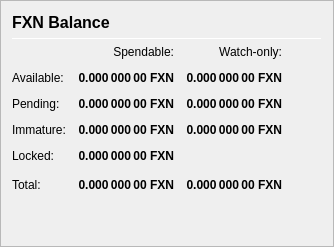
                   <widget class="QFrame" name="frame_Balances">
                    <property name="frameShape">
                     <enum>QFrame::StyledPanel</enum>
                    </property>
                    <property name="frameShadow">
                     <enum>QFrame::Raised</enum>
                    </property>
                    <layout class="QVBoxLayout" name="verticalLayout_4">
                     <item>
                      <layout class="QHBoxLayout" name="horizontalLayout_4">
                       <item>
                        <widget class="QLabel" name="label_5">
                         <property name="minimumSize">
                          <size>
                           <width>0</width>
                           <height>20</height>
                          </size>
                         </property>
                         <property name="font">
                          <font>
                           <pointsize>12</pointsize>
                           <weight>75</weight>
                           <bold>true</bold>
                          </font>
                         </property>
                         <property name="text">
                          <string>FXN Balance</string>
                         </property>
                        </widget>
                       </item>
                       <item>
                        <spacer name="horizontalSpacer_3">
                         <property name="orientation">
                          <enum>Qt::Horizontal</enum>
                         </property>
                         <property name="sizeHint" stdset="0">
                          <size>
                           <width>40</width>
                           <height>20</height>
                          </size>
                         </property>
                        </spacer>
                       </item>
                      </layout>
                     </item>
                     <item>
                      <widget class="Line" name="line_Balance">
                       <property name="minimumSize">
                        <size>
                         <width>0</width>
                         <height>1</height>
                        </size>
                       </property>
                       <property name="maximumSize">
                        <size>
                         <width>16777215</width>
                         <height>1</height>
                        </size>
                       </property>
                       <property name="orientation">
                        <enum>Qt::Horizontal</enum>
                       </property>
                      </widget>
                     </item>
                     <item>
                      <layout class="QGridLayout" name="gridLayout">
                       <property name="spacing">
                        <number>12</number>
                       </property>
                       <item row="0" column="1">
                        <widget class="QLabel" name="labelSpendable">
                         <property name="text">
                          <string>Spendable:</string>
                         </property>
                         <property name="alignment">
                          <set>Qt::AlignRight|Qt::AlignTrailing|Qt::AlignVCenter</set>
                         </property>
                        </widget>
                       </item>
                       <item row="0" column="2">
                        <widget class="QLabel" name="labelWatchonly">
                         <property name="text">
                          <string>Watch-only:</string>
                         </property>
                         <property name="alignment">
                          <set>Qt::AlignRight|Qt::AlignTrailing|Qt::AlignVCenter</set>
                         </property>
                        </widget>
                       </item>
                       <item row="1" column="0">
                        <widget class="QLabel" name="labelBalanceText">
                         <property name="text">
                          <string>Available:</string>
                         </property>
                        </widget>
                       </item>
                       <item row="1" column="1">
                        <widget class="QLabel" name="labelBalance">
                         <property name="font">
                          <font>
                           <weight>75</weight>
                           <bold>true</bold>
                          </font>
                         </property>
                         <property name="cursor">
                          <cursorShape>IBeamCursor</cursorShape>
                         </property>
                         <property name="toolTip">
                          <string>Your current spendable balance</string>
                         </property>
                         <property name="text">
                          <string notr="true">0.000 000 00 FXN</string>
                         </property>
                         <property name="alignment">
                          <set>Qt::AlignRight|Qt::AlignTrailing|Qt::AlignVCenter</set>
                         </property>
                         <property name="textInteractionFlags">
                          <set>Qt::LinksAccessibleByMouse|Qt::TextSelectableByKeyboard|Qt::TextSelectableByMouse</set>
                         </property>
                        </widget>
                       </item>
                       <item row="1" column="2">
                        <widget class="QLabel" name="labelWatchAvailable">
                         <property name="font">
                          <font>
                           <weight>75</weight>
                           <bold>true</bold>
                          </font>
                         </property>
                         <property name="cursor">
                          <cursorShape>IBeamCursor</cursorShape>
                         </property>
                         <property name="toolTip">
                          <string>Your current balance in watch-only addresses</string>
                         </property>
                         <property name="text">
                          <string notr="true">0.000 000 00 FXN</string>
                         </property>
                         <property name="alignment">
                          <set>Qt::AlignRight|Qt::AlignTrailing|Qt::AlignVCenter</set>
                         </property>
                         <property name="textInteractionFlags">
                          <set>Qt::LinksAccessibleByMouse|Qt::TextSelectableByKeyboard|Qt::TextSelectableByMouse</set>
                         </property>
                        </widget>
                       </item>
                       <item row="2" column="0">
                        <widget class="QLabel" name="labelPendingText">
                         <property name="text">
                          <string>Pending:</string>
                         </property>
                        </widget>
                       </item>
                       <item row="2" column="1">
                        <widget class="QLabel" name="labelUnconfirmed">
                         <property name="font">
                          <font>
                           <weight>75</weight>
                           <bold>true</bold>
                          </font>
                         </property>
                         <property name="cursor">
                          <cursorShape>IBeamCursor</cursorShape>
                         </property>
                         <property name="toolTip">
                          <string>Total of transactions that have yet to be confirmed, and do not yet count toward the spendable balance</string>
                         </property>
                         <property name="text">
                          <string notr="true">0.000 000 00 FXN</string>
                         </property>
                         <property name="alignment">
                          <set>Qt::AlignRight|Qt::AlignTrailing|Qt::AlignVCenter</set>
                         </property>
                         <property name="textInteractionFlags">
                          <set>Qt::LinksAccessibleByMouse|Qt::TextSelectableByKeyboard|Qt::TextSelectableByMouse</set>
                         </property>
                        </widget>
                       </item>
                       <item row="2" column="2">
                        <widget class="QLabel" name="labelWatchPending">
                         <property name="font">
                          <font>
                           <weight>75</weight>
                           <bold>true</bold>
                          </font>
                         </property>
                         <property name="cursor">
                          <cursorShape>IBeamCursor</cursorShape>
                         </property>
                         <property name="toolTip">
                          <string>Unconfirmed transactions to watch-only addresses</string>
                         </property>
                         <property name="text">
                          <string notr="true">0.000 000 00 FXN</string>
                         </property>
                         <property name="alignment">
                          <set>Qt::AlignRight|Qt::AlignTrailing|Qt::AlignVCenter</set>
                         </property>
                         <property name="textInteractionFlags">
                          <set>Qt::LinksAccessibleByMouse|Qt::TextSelectableByKeyboard|Qt::TextSelectableByMouse</set>
                         </property>
                        </widget>
                       </item>
                       <item row="3" column="0">
                        <widget class="QLabel" name="labelImmatureText">
                         <property name="text">
                          <string>Immature:</string>
                         </property>
                        </widget>
                       </item>
                       <item row="3" column="1">
                        <widget class="QLabel" name="labelImmature">
                         <property name="font">
                          <font>
                           <weight>75</weight>
                           <bold>true</bold>
                          </font>
                         </property>
                         <property name="cursor">
                          <cursorShape>IBeamCursor</cursorShape>
                         </property>
                         <property name="toolTip">
                          <string>Staked or masternode rewards that has not yet matured</string>
                         </property>
                         <property name="text">
                          <string notr="true">0.000 000 00 FXN</string>
                         </property>
                         <property name="alignment">
                          <set>Qt::AlignRight|Qt::AlignTrailing|Qt::AlignVCenter</set>
                         </property>
                         <property name="textInteractionFlags">
                          <set>Qt::LinksAccessibleByMouse|Qt::TextSelectableByKeyboard|Qt::TextSelectableByMouse</set>
                         </property>
                        </widget>
                       </item>
                       <item row="3" column="2">
                        <widget class="QLabel" name="labelWatchImmature">
                         <property name="font">
                          <font>
                           <weight>75</weight>
                           <bold>true</bold>
                          </font>
                         </property>
                         <property name="cursor">
                          <cursorShape>IBeamCursor</cursorShape>
                         </property>
                         <property name="toolTip">
                          <string>Staked or masternode rewards in watch-only addresses that has not yet matured</string>
                         </property>
                         <property name="text">
                          <string notr="true">0.000 000 00 FXN</string>
                         </property>
                         <property name="alignment">
                          <set>Qt::AlignRight|Qt::AlignTrailing|Qt::AlignVCenter</set>
                         </property>
                         <property name="textInteractionFlags">
                          <set>Qt::LinksAccessibleByMouse|Qt::TextSelectableByKeyboard|Qt::TextSelectableByMouse</set>
                         </property>
                        </widget>
                       </item>
                       <item row="4" column="0">
                        <widget class="QLabel" name="labelLockedBalanceText">
                         <property name="toolTip">
                          <string>Locked FXN or Masternode collaterals. These are excluded from zFXN minting.</string>
                         </property>
                         <property name="text">
                          <string>Locked:</string>
                         </property>
                        </widget>
                       </item>
                       <item row="4" column="1">
                        <widget class="QLabel" name="labelLockedBalance">
                         <property name="font">
                          <font>
                           <weight>75</weight>
                           <bold>true</bold>
                          </font>
                         </property>
                         <property name="cursor">
                          <cursorShape>IBeamCursor</cursorShape>
                         </property>
                         <property name="toolTip">
                          <string>Locked FXN or Masternode collaterals. These are excluded from zFXN minting.</string>
                         </property>
                         <property name="text">
                          <string notr="true">0.000 000 00 FXN</string>
                         </property>
                         <property name="alignment">
                          <set>Qt::AlignRight|Qt::AlignTrailing|Qt::AlignVCenter</set>
                         </property>
                         <property name="textInteractionFlags">
                          <set>Qt::LinksAccessibleByMouse|Qt::TextSelectableByKeyboard|Qt::TextSelectableByMouse</set>
                         </property>
                        </widget>
                       </item>
                       <item row="5" column="0">
                        <widget class="QLabel" name="labelTotalText">
                         <property name="toolTip">
                          <string>Your current FXN balance, unconfirmed and immature transactions included</string>
                         </property>
                         <property name="text">
                          <string>Total:</string>
                         </property>
                        </widget>
                       </item>
                       <item row="5" column="1">
                        <widget class="QLabel" name="labelTotal">
                         <property name="font">
                          <font>
                           <weight>75</weight>
                           <bold>true</bold>
                          </font>
                         </property>
                         <property name="cursor">
                          <cursorShape>IBeamCursor</cursorShape>
                         </property>
                         <property name="toolTip">
                          <string>Your current FXN balance, unconfirmed and immature transactions included</string>
                         </property>
                         <property name="text">
                          <string notr="true">0.000 000 00 FXN</string>
                         </property>
                         <property name="alignment">
                          <set>Qt::AlignRight|Qt::AlignTrailing|Qt::AlignVCenter</set>
                         </property>
                         <property name="textInteractionFlags">
                          <set>Qt::LinksAccessibleByMouse|Qt::TextSelectableByKeyboard|Qt::TextSelectableByMouse</set>
                         </property>
                        </widget>
                       </item>
                       <item row="5" column="2">
                        <widget class="QLabel" name="labelWatchTotal">
                         <property name="font">
                          <font>
                           <weight>75</weight>
                           <bold>true</bold>
                          </font>
                         </property>
                         <property name="cursor">
                          <cursorShape>IBeamCursor</cursorShape>
                         </property>
                         <property name="toolTip">
                          <string>Current total balance in watch-only addresses</string>
                         </property>
                         <property name="text">
                          <string notr="true">0.000 000 00 FXN</string>
                         </property>
                         <property name="alignment">
                          <set>Qt::AlignRight|Qt::AlignTrailing|Qt::AlignVCenter</set>
                         </property>
                         <property name="textInteractionFlags">
                          <set>Qt::LinksAccessibleByMouse|Qt::TextSelectableByKeyboard|Qt::TextSelectableByMouse</set>
                         </property>
                        </widget>
                       </item>
                       <item row="5" column="3">
                        <spacer name="horizontalSpacer_9">
                         <property name="orientation">
                          <enum>Qt::Horizontal</enum>
                         </property>
                         <property name="sizeHint" stdset="0">
                          <size>
                           <width>40</width>
                           <height>20</height>
                          </size>
                         </property>
                        </spacer>
                       </item>
                      </layout>
                     </item>
                     <item>
                      <spacer name="verticalSpacer_3">
                       <property name="orientation">
                        <enum>Qt::Vertical</enum>
                       </property>
                       <property name="sizeHint" stdset="0">
                        <size>
                         <width>20</width>
                         <height>40</height>
                        </size>
                       </property>
                      </spacer>
                     </item>
                    </layout>
                   </widget>
